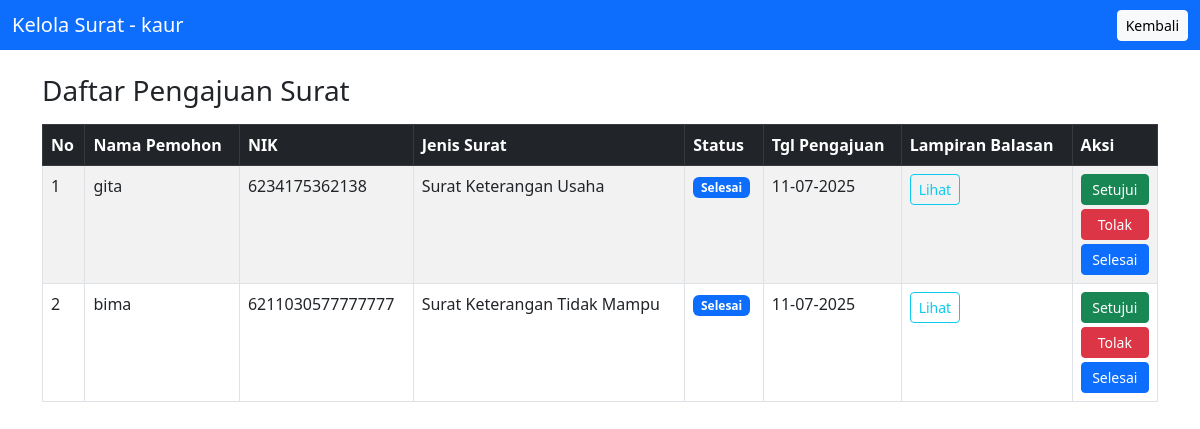
The app's page /admin/surat.php (signed in) with its own data.
### tables this page shows
CREATE TABLE `pengajuan_surat` (
  `id` int(11) NOT NULL,
  `nama_pemohon` varchar(100) NOT NULL,
  `nik` varchar(20) NOT NULL,
  `jenis_surat` varchar(100) NOT NULL,
  `status` enum('Diajukan','Diproses','Selesai','Ditolak') DEFAULT 'Diajukan',
  `tanggal_pengajuan` datetime DEFAULT current_timestamp(),
  `file_lampiran` varchar(255) DEFAULT NULL
);

### admin/surat.php (the view, shortened to what this page needs)
<?php
$host = "localhost";
$user = "root";
$pass = "";
$db = "desa_katingan";
$conn = new mysqli($host, $user, $pass, $db);
$result = $conn->query("SELECT * FROM pengajuan_surat ORDER BY tanggal_pengajuan DESC");
?>
<!DOCTYPE html>
<html lang="id">
<head>
    <link href="https://cdn.jsdelivr.net/npm/bootstrap@5.3.0/dist/css/bootstrap.min.css" rel="stylesheet">
</head>
<body>
<nav class="navbar navbar-dark bg-primary">
    <div class="container-fluid">
        <span class="navbar-brand mb-0 h1">Kelola Surat - <?= $_SESSION['role'] ?></span>
        <a href="dashboard.php" class="btn btn-light btn-sm">Kembali</a>
    </div>
</nav>
<div class="container mt-4">
    <h3>Daftar Pengajuan Surat</h3>
    <table class="table table-bordered table-striped mt-3">
        <thead class="table-dark">
            <tr>
                <th>No</th>
                <th>Nama Pemohon</th>
                <th>NIK</th>
                <th>Jenis Surat</th>
                <th>Status</th>
                <th>Tgl Pengajuan</th>
                <th>Lampiran Balasan</th>
                <th>Aksi</th>
            </tr>
        </thead>
        <tbody>
        <?php if ($result->num_rows > 0): $no = 1; ?>
            <?php while ($row = $result->fetch_assoc()): ?>
                <tr>
                    <td><?= $no++ ?></td>
                    <td><?= htmlspecialchars($row['nama_pemohon']) ?></td>
                    <td><?= htmlspecialchars($row['nik']) ?></td>
                    <td><?= htmlspecialchars($row['jenis_surat']) ?></td>
                    <td>
                        <span class="badge bg-<?=
                            $row['status'] == 'Selesai' ? 'primary' :
                            ($row['status'] == 'Disetujui' ? 'success' :
                            ($row['status'] == 'Ditolak' ? 'danger' : 'secondary')) ?>">
                            <?= $row['status'] ?>
                        </span>
                    </td>
                    <td><?= date("d-m-Y", strtotime($row['tanggal_pengajuan'])) ?></td>
                    <td>
                        <?php if (!empty($row['file_lampiran'])): ?>
                            <a href="<?= $row['file_lampiran'] ?>" target="_blank" class="btn btn-sm btn-outline-info">Lihat</a>
                        <?php endif; ?>
                    </td>
                   <td>
                    <div class="d-grid gap-1">
                        <a href="?ubah_status=Disetujui&id=<?= $row['id'] ?>" class="btn btn-sm btn-success">Setujui</a>
                        <a href="?ubah_status=Ditolak&id=<?= $row['id'] ?>" class="btn btn-sm btn-danger">Tolak</a>
                        <a href="?ubah_status=Selesai&id=<?= $row['id'] ?>" class="btn btn-sm btn-primary" onclick="return confirm('Tandai surat ini sebagai selesai?')">Selesai</a>
                    </div>
                </td>
                </tr>
            <?php endwhile; ?>
        <?php else: ?>
            <tr><td colspan="8" class="text-center">Belum ada pengajuan surat.</td></tr>
        <?php endif; ?>
        </tbody>
    </table>
</div>
</body>
</html>

### records on screen
pengajuan_surat: nama_pemohon "gita", nik "6234175362138", jenis_surat "Surat Keterangan Usaha", status "Selesai", tanggal_pengajuan "11-07-2025"
pengajuan_surat: nama_pemohon "bima", nik "6211030577777777", jenis_surat "Surat Keterangan Tidak Mampu", status "Selesai", tanggal_pengajuan "11-07-2025"

### other values on screen
$_SESSION['role'] "kaur"
